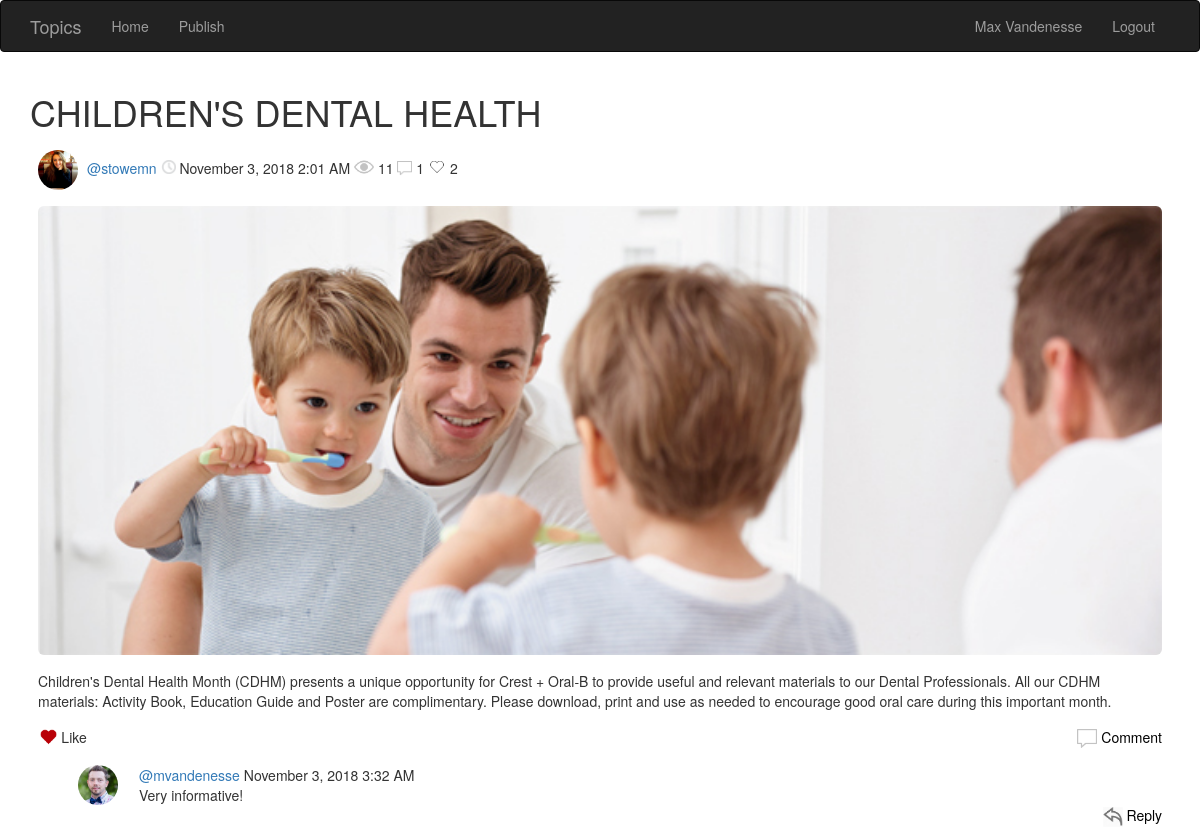
The page /post/13 (signed in) on the database as committed earlier.
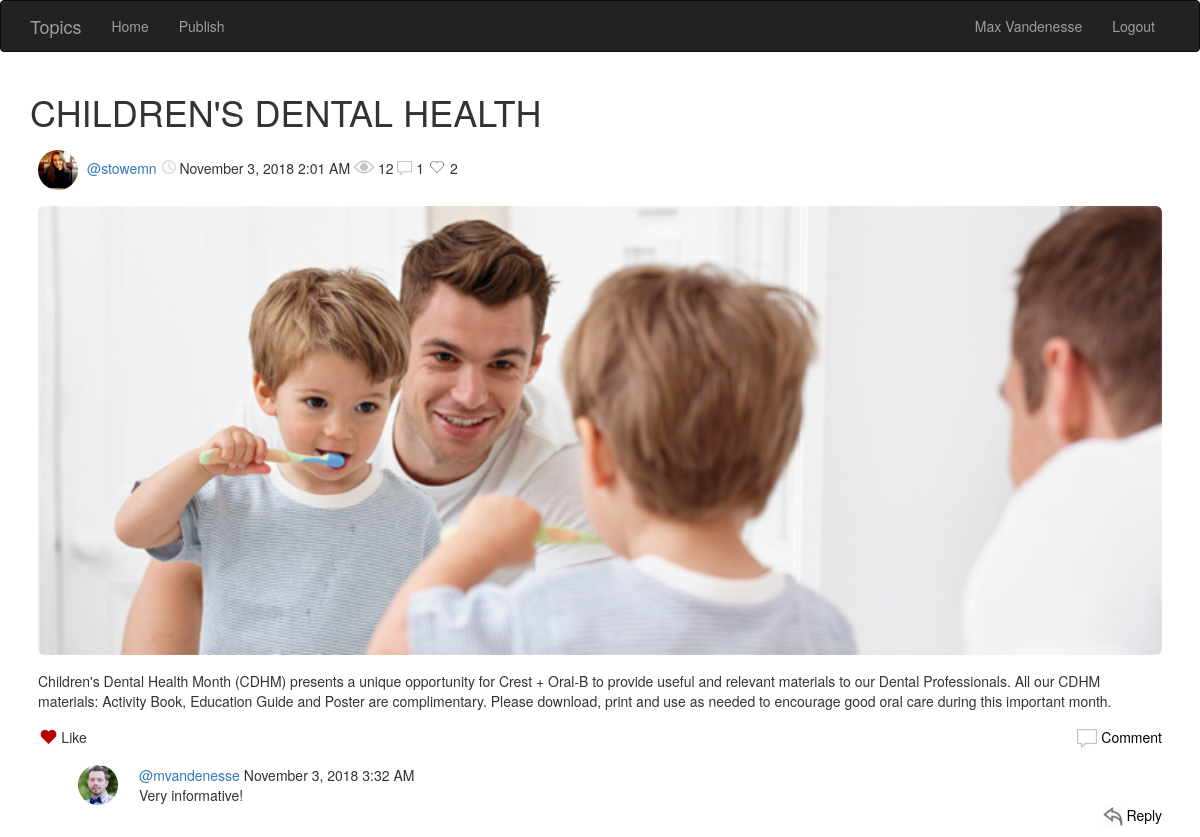
The same page on the database as committed later.
### app/models.py (models this page shows, shortened)
class Post(db.Model):
    id = db.Column(db.Integer, primary_key=True)
    title = db.Column(db.String(500))
    summary = db.Column(db.String(5000))
    body = db.Column(db.String(50000))
    timestamp = db.Column(db.DateTime, index=True, default=datetime.utcnow)
    user_id = db.Column(db.Integer, db.ForeignKey('user.id'))
    comments = db.relationship('Comment', backref='post', lazy='dynamic')
    replies = db.relationship('Reply', backref='post', lazy='dynamic')
    number_of_comments = db.Column(db.Integer)
    likes = db.Column(db.Integer)
    tags = db.Column(db.String(500))
    image_path = db.Column(db.String(5000))
    liked_by = db.relationship('Like', backref='post', lazy='dynamic')
    views = db.Column(db.Integer)
    def increment_views(self):
        views = self.views
        if views != None:
            views = views + 1
        else:
            views = 1
        self.views = views

### app/routes.py (the view, shortened to what this page needs)
@app.route('/post/<id>', methods=['GET', 'POST'])
@login_required
def post(id):
    post = Post.query.filter_by(id=id).first()
    post.increment_views()
    db.session.commit()
    likeForm = LikeForm()
    commentForm = CommentForm()
    replyForm = ReplyForm()
    return render_template(
        "post.html",
        title='Post',
        post=post,
        likeForm=likeForm,
        commentForm=commentForm,
        replyForm=replyForm)

### app/forms.py
class LikeForm(FlaskForm):
    like = SubmitField('      Like')

class CommentForm(FlaskForm):
    comment = TextAreaField(
        '', validators=[DataRequired(),
                        Length(min=1, max=50000)])
    submit = SubmitField('Comment')

### app/models.py (called while the page is built)
@login.user_loader
def load_user(id):
    return User.query.get(int(id))

### app/routes.py (called while the page is built)
@app.before_request
def before_request():
    if current_user.is_authenticated:
        current_user.last_seen = datetime.utcnow()
        db.session.commit()

### app/templates/post.html (shortened to what this page needs)
{% extends "base.html" %} {% import 'bootstrap/wtf.html' as wtf %} {% block app_content %}
<div class=content>
    <table class="table">
        <h1>
            {{post.title}}
        </h1>
        <tr>
            <td>
                <a href="{{ url_for('user', username=post.author.username) }}">
                    {% if post.author.image_path %}
                    <img width="30px" src={{post.author.image_path}} class="img-circle profileImage"> {% else %}
                    <img src="{{post.author.avatar(30) }}" class="img-circle profileImage"> {% endif %}
                </a>
                <a href="{{ url_for('user', username=post.author.username) }}">
                    @{{ post.author.username }}</a>
                <img width="15px" class="statImages" src="/static/images/clock.png"> {{moment(post.timestamp).format('LLL') }}
                <img width="20px" class="statImages" src="/static/images/views.png"> {{post.views}}
                <img width="15px" style="margin-bottom:2px" src="/static/images/comment.png"> {{post.number_of_comments}}
                <img width="18px" class="statImages" src="/static/images/heart3.png"> {{post.likes}}</td>
        </tr>
        <tr>
            {% if post.image_path %}
            <td>
                <img src={{post.image_path}} class="img-rounded postImages">
            </td>
        </tr>
        {% endif %}
        <tr>
            <td>
                <body.lead>
                    {{ post.body }}
                </body.lead>
            </td>
        </tr>
        <tr>
            <td>
                <span id="likePost" class="replyClick">
                    <form action="" method="post" novalidate>
                        {{ likeForm.csrf_token() }} {% if not post.liked_by.filter_by(user_id=current_user.id).first() %} {{likeForm.like(class_="unlikeButton")}}
                        {% else %} {{likeForm.like(class_="likeButton")}}{% endif %}
                    </form>
                </span>
                <span class="commentClick removeUnderline">
                    <a class="blackLink removeUnderline" href="#addComment" onclick="toggle_visibility('addComment');">
                        <img width="20px" src="/static/images/comment.png"> Comment
                    </a>
                </span>
            </td>
        </tr>
        <tr>
            {% for comment in post.comments %} {% include '_comment.html' %} {% endfor %}
        </tr>
    </table>
</div>
{% endblock %}

Rows that differ between the two databases and show on the page:
changed Post "CHILDREN'S DENTAL HEALTH": views "11" → "12"
